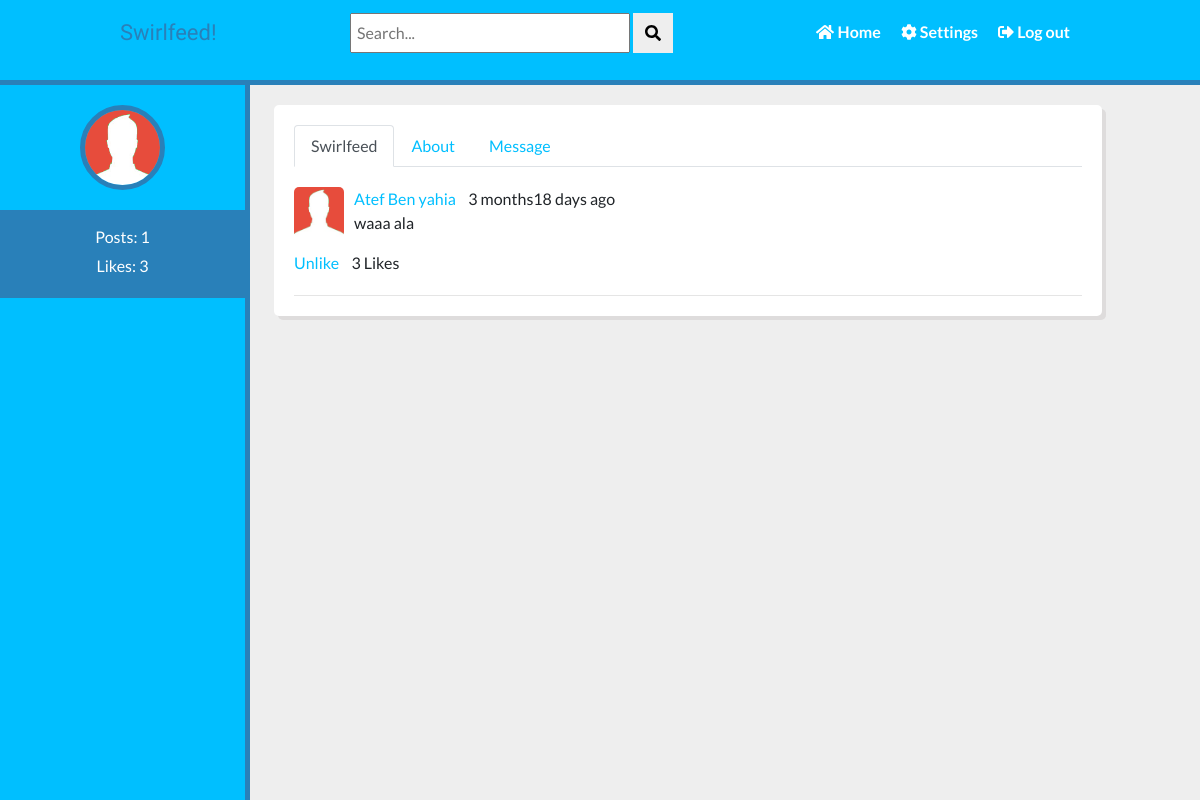
/atef_benyahia (signed in), run on the app's committed database.
### tables this page shows
CREATE TABLE `users` (
  `users_id` int(11) NOT NULL,
  `users_first_name` varchar(25) NOT NULL,
  `users_last_name` varchar(25) NOT NULL,
  `users_username` varchar(100) NOT NULL,
  `users_email` varchar(100) NOT NULL,
  `users_password` varchar(255) NOT NULL,
  `users_signup_date` date NOT NULL,
  `users_profile_pic` varchar(255) NOT NULL,
  `users_num_posts` int(11) NOT NULL,
  `users_num_likes` int(11) NOT NULL
);

CREATE TABLE `posts` (
  `posts_id` int(11) NOT NULL,
  `posts_body` text NOT NULL,
  `posts_added_by` varchar(60) NOT NULL,
  `posts_to` varchar(60) NOT NULL,
  `posts_added_date` datetime NOT NULL,
  `posts_num_likes` int(11) NOT NULL
);

### profile.php (the view, shortened to what this page needs)
<?php
    include "includes/db.php";
    include "includes/classes/Post.php";
    if (isset($_SESSION['username'])) {
        $loggedInUser = $_SESSION['username'];
    }
    else {
        header("Location: login.php");
    }
    $profileUsername = $_GET['profile_username'];
    $query = mysqli_query($con, "SELECT * FROM users WHERE users_username ='$profileUsername'");
    $row = mysqli_fetch_array($query);
    $img = $row['users_profile_pic'];
    $numPosts = $row['users_num_posts'];
    $numLikes = $row['users_num_likes'];
?>
<!DOCTYPE html>
<html lang="en">
    <head>
        <link rel="stylesheet" href="assets/bootstrap/css/bootstrap.css">
        <link rel="stylesheet" href="assets/fontawesome/all.css">
        <link rel="stylesheet" href="css/profile-style.css">
    </head>
    <body>
        <?php include "includes/header.php"; ?>
        <div class="nav-bar">
            <img src="<?php echo $img ?>" width="85px" height="85px">
            <div class="navbar-post-num">
                <span>Posts: <?php echo $numPosts ?></span>
                <span>Likes: <?php echo $numLikes ?></span>
            </div>
        </div>
        <div class="tablist">
            <nav>
                <div class="nav nav-tabs" id="nav-tab" role="tablist">
                    <a class="nav-item nav-link active" id="nav-home-tab" data-toggle="tab" href="#nav-swirl" role="tab" aria-controls="nav-swirl" aria-selected="true">Swirlfeed</a>
                    <a class="nav-item nav-link" id="nav-profile-tab" data-toggle="tab" href="#nav-about" role="tab" aria-controls="nav-about" aria-selected="false">About</a>
                    <a class="nav-item nav-link" id="nav-contact-tab" data-toggle="tab" href="#nav-msg" role="tab" aria-controls="nav-msg" aria-selected="false">Message</a>
                </div>
            </nav>
            <div class="tab-content" id="nav-tabContent">
                <div class="tab-pane fade show active" id="nav-swirl" role="tabpanel" aria-labelledby="nav-home-tab">
                    <?php
                        $post = new Post($con, $loggedInUser);
                        $post->loadFriendsPosts($profileUsername);
                    ?>
                </div>
            </div>
        </div>
    </body>
</html>

### includes/classes/Post.php (shortened to what this page needs)
<?php
    class Post{
        private $con;
        public function __construct($con, $user)
        {
            $this->con = $con;
        }
        public function loadFriendsPosts($posts_added_by){
            if ($posts_added_by == 'none'){
                $data_query = mysqli_query($this->con, "SELECT * FROM posts ORDER BY posts_id DESC");
            }
            else {
                $data_query  = mysqli_query($this->con, "SELECT * FROM posts WHERE posts_added_by ='$posts_added_by' ORDER BY posts_id DESC");
            }
            $str = "";
            while ($row = mysqli_fetch_array($data_query)) {
                $id = $row['posts_id'];
                $body = $row['posts_body'];
                $added_by = $row['posts_added_by'];
                $date_time = $row['posts_added_date'];
                if ($row['posts_to'] == "none") {
                    $user_to = "";
                } else {
                    $user_to_obj = new User($this->con, $row['posts_to']);
                    $user_to_name = $user_to_obj->getFirstAndLastName();
                    $user_to = "to <a href='" . $row['posts_to'] . "'>" . $user_to_name . "</a>";
                }
                $userDetailsQuery = mysqli_query($this->con, "SELECT users_first_name, users_last_name, users_profile_pic, users_username FROM users WHERE users_username='$added_by'");
                $userRow = mysqli_fetch_array($userDetailsQuery);
                $user_first_name = $userRow['users_first_name'];
                $user_last_name = $userRow['users_last_name'];
                $user_profile_pic = $userRow['users_profile_pic'];
                $user_username = $userRow['users_username'];
                $date_time_now = date("Y-m-d H:i:s");
                $start_date = new DateTime($date_time);
                $end_date = new DateTime($date_time_now);
                $interval = $start_date->diff($end_date);
                if($interval->y >= 1) {
                    if($interval == 1)
                        $time_message = $interval->y . " year ago";
                    else
                        $time_message = $interval->y . " years ago";
                }
                else if ($interval->m >= 1) {
                    if($interval->d == 0) {
                        $days = " ago";
                    }
                    else if($interval->d == 1) {
                        $days = $interval->d . " day ago";
                    }
                    else {
                        $days = $interval->d . " days ago";
                    }
                    if($interval->m == 1) {
                        $time_message = $interval->m . " month". $days;
                    }
                    else {
                        $time_message = $interval->m . " months". $days;
                    }
                }
                $likeOrUnlikeStr = "";
                $loggedInUser = "";
                if (isset($_SESSION['username'])) {
                    $loggedInUser = $_SESSION['username'];
                    $likeOrUnlikeQuery = mysqli_query($this->con, "SELECT * FROM likes WHERE likes_users_username = '$loggedInUser' AND likes_posts_id
='$id'");
                    if (mysqli_num_rows($likeOrUnlikeQuery) == 0){
                        $likeOrUnlikeStr.="Like";
                    }
                    else {
                        $likeOrUnlikeStr.="Unlike";
                    }
                }
                $numLikesQuery = mysqli_query($this->con, "SELECT * FROM likes WHERE likes_posts_id = '$id'");
                $numLikes = mysqli_num_rows($numLikesQuery);
                $str.= "<div class='post'>
                    <div class='post-name-content-date'>
                        <img src='$user_profile_pic' width='50px' height='50px'>
                        <a href='$user_username'>$user_first_name $user_last_name</a>$user_to<span>&nbsp;&nbsp;&nbsp; $time_message</span>
                        <p>$body</p>
                    </div>
                    <div class='post-comments-likes'>
                        <form action='includes/likes.php' method='get'>
                            <input type='hidden' name= 'post_id' value='$id'>
                            <input type='hidden' name= 'user_id' value='$loggedInUser'>
                            <input type='hidden' name= 'val' value='$likeOrUnlikeStr'>
                            <input type='submit' name='submit' value='$likeOrUnlikeStr'><span>&nbsp;&nbsp;&nbsp; $numLikes Likes</span>
                        </form>
                    </div>
                    <hr>
                </div>";
            }
            echo $str;
        }
    }

### css/profile-style.css (style rules this page uses)
* { box-sizing: border-box; padding: 0; margin: 0; }
body { background-color: #eeeeee; font-family: "Lato", sans-serif; font-weight: 400; }
hr { margin: 20px 0; }
a { text-decoration: none; color: deepskyblue; }
.nav-bar { background-color: deepskyblue; width: 29%; max-width: 250px; height: 100vh; border-right: 5px solid #2980b9; text-align: center; color: white; float: left; position: fixed; top: 85px; bottom: 0; }
.nav-bar img { border-radius: 50%; border: 5px solid #2980b9; margin: 20px 0; }
.nav-bar .navbar-post-num { background-color: #2980b9; padding: 15px; margin-bottom: 20px; }
.nav-bar .navbar-post-num span { display: block; margin-bottom: 5px; }
.tablist { float: left; width: 69%; background-color: white; border-radius: 5px; margin-left: calc(250px + 2%); margin-top: 105px; box-shadow: 4px 4px #dedcdc; }
#nav-tab, #nav-tabContent { margin: 20px; }
#nav-tabContent .post .post-name-content-date img { float: left; margin-right: 10px; margin-bottom: 10px; border-radius: 5px; }
#nav-tabContent .post .post-name-content-date:after { content: ""; display: block; clear: both; }
.post .post-comments-likes form input[type='submit'] { background: none; border: none; color: deepskyblue; cursor: pointer; font-size: 16px; }

### data on the page
users: users_profile_pic (picture), users_num_posts "1", users_num_likes "3"
posts: users.users_profile_pic (picture), users.users_first_name "Atef", users.users_last_name "Ben yahia", posts_added_date "3 months18 days ago", posts_body "waaa ala", numLikes "3"
